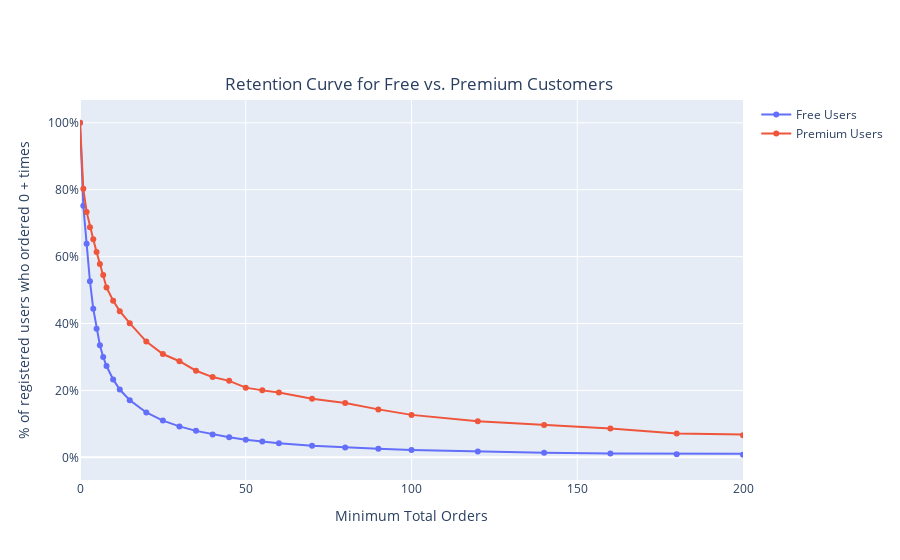

Notebook source saved alongside this figure:
### Code cell
baseline = 0 # Definir el valor de baseline
fig = go.Figure()

for i in graph_df['user_category'].unique():
    fig.add_trace(go.Scatter(x=graph_df.loc[graph_df['user_category']==i, 'min_orders'],
                             y=graph_df.loc[graph_df['user_category']==i, '%_registered_users'],
                             name= i+' Users',
                             hovertemplate='<b>%{y:.2%}</b>'))
    
fig.update_traces(mode='markers+lines')
fig.update_layout(hovermode='x unified', xaxis_title='Minimum Total Orders', 
                  yaxis={'title': '% of registered users who ordered '+str(baseline)+' + times',
                        'tickformat':',.0%'},
                  title={'text':'Retention Curve for Free vs. Premium Customers',
                         'y':0.85, 'x':0.465, 'xanchor':'center', 'yanchor':'middle'})

fig.update_xaxes(range=[baseline, 200])

fig.show()

### Figure 1 — Plotly figure (JSON) as saved in the notebook; plotly's stock layout.template omitted (floating-point values rounded to 4 significant figures)
{"data": [{"hovertemplate": "<b>%{y:.2%}</b>", "mode": "markers+lines", "name": "Free Users", "type": "scatter", "x": [0, 1, 2, 3, 4, 5, 6, 7, 8, 10, 12, 15, 20, 25, 30, 35, 40, 45, 50, 55, 60, 70, 80, 90, 100, 120, 140, 160, 180, 200, 250, 300, 350, 400, 450, 500, 550, 600, 700, 800, 900, 1000, 1100], "y": [1, 0.7517, 0.6387, 0.5262, 0.4442, 0.384, 0.335, 0.2998, 0.273, 0.233, 0.2027, 0.1709, 0.1341, 0.1099, 0.0925, 0.07908, 0.06847, 0.05991, 0.05285, 0.04697, 0.04234, 0.03499, 0.02966, 0.02567, 0.02225, 0.01719, 0.01383, 0.01115, 0.009042, 0.007499, 0.004769, 0.003346, 0.00251, 0.001888, 0.001483, 0.001212, 0.001027, 0.0008265, 0.0005911, 0.0004308, 0.0003657, 0.0003006, 0.0002505]}, {"hovertemplate": "<b>%{y:.2%}</b>", "mode": "markers+lines", "name": "Premium Users", "type": "scatter", "x": [0, 1, 2, 3, 4, 5, 6, 7, 8, 10, 12, 15, 20, 25, 30, 35, 40, 45, 50, 55, 60, 70, 80, 90, 100, 120, 140, 160, 180, 200, 250, 300, 350, 400, 450, 500, 550, 600, 700, 800, 900, 1000, 1100], "y": [1, 0.8024, 0.7336, 0.6875, 0.6515, 0.6136, 0.5777, 0.5448, 0.5076, 0.4678, 0.4369, 0.4009, 0.346, 0.3087, 0.2872, 0.2588, 0.2399, 0.2285, 0.2083, 0.2001, 0.1938, 0.1749, 0.1622, 0.1433, 0.1269, 0.108, 0.09659, 0.08649, 0.07134, 0.06629, 0.05682, 0.04609, 0.03662, 0.0322, 0.02841, 0.02715, 0.02588, 0.02336, 0.01831, 0.01515, 0.01199, 0.007576, 0.004419]}], "layout": {"hovermode": "x unified", "title": {"text": "Retention Curve for Free vs. Premium Customers", "x": 0.465, "xanchor": "center", "y": 0.85, "yanchor": "middle"}, "xaxis": {"range": [0, 200], "title": {"text": "Minimum Total Orders"}}, "yaxis": {"tickformat": ",.0%", "title": {"text": "% of registered users who ordered 0 + times"}}}}
